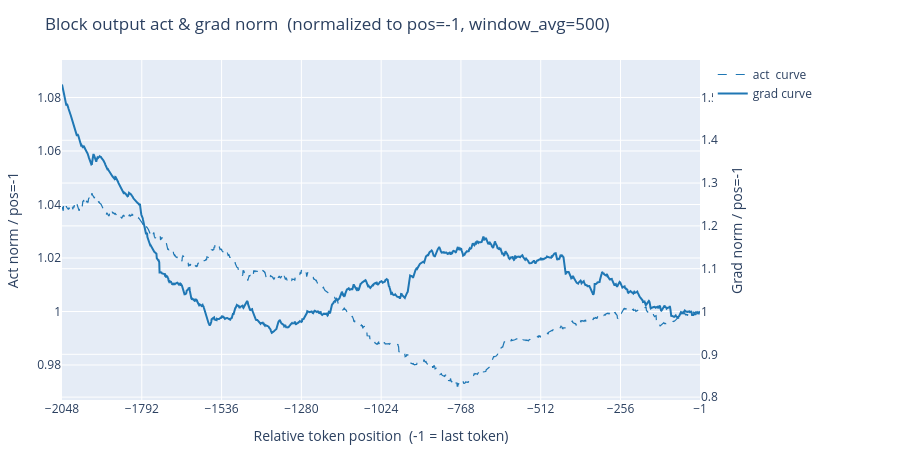

Source (notebook cell):
### Markdown cell above
### Block output — act + grad overlay (normalized to pos=-1)

### Code cell
plot_norms(block_out_act, block_out_grad,
           select=(8000, 0, 0, 0),
           normalize=True, window_avg=500,
           title='Block output act & grad norm').show()

### Figure 1 — Plotly figure (JSON) as saved in the notebook; plotly's stock layout.template omitted (floating-point values rounded to 4 significant figures; data arrays with more than 128 entries replaced by an {"elided": "..."} marker saying what was removed)
{"data": [{"hovertemplate": "pos: %{x}<br>act: %{y:.4f} [curve]<extra></extra>", "legendgroup": "curve", "line": {"color": "#1f77b4", "dash": "dash", "width": 1.2}, "mode": "lines", "name": "act  curve", "type": "scatter", "x": {"elided": "2048 int values"}, "y": {"elided": "2048 float values"}, "yaxis": "y"}, {"hovertemplate": "pos: %{x}<br>grad: %{y:.4f} [curve]<extra></extra>", "legendgroup": "curve", "line": {"color": "#1f77b4", "width": 2}, "mode": "lines", "name": "grad curve", "type": "scatter", "x": {"elided": "2048 int values"}, "y": {"elided": "2048 float values"}, "yaxis": "y2"}], "layout": {"height": 460, "legend": {"x": 1.02, "xanchor": "left", "y": 1, "yanchor": "top"}, "margin": {"b": 60, "l": 60, "r": 200, "t": 60}, "title": {"text": "Block output act & grad norm  (normalized to pos=-1, window_avg=500)"}, "xaxis": {"tickmode": "array", "tickvals": [-2048, -1792, -1536, -1280, -1024, -768, -512, -256, -1], "title": {"text": "Relative token position  (-1 = last token)"}}, "yaxis": {"range": [0.9669, 1.094], "title": {"text": "Act norm / pos=-1"}}, "yaxis2": {"overlaying": "y", "range": [0.7932, 1.588], "side": "right", "title": {"text": "Grad norm / pos=-1"}}}}
